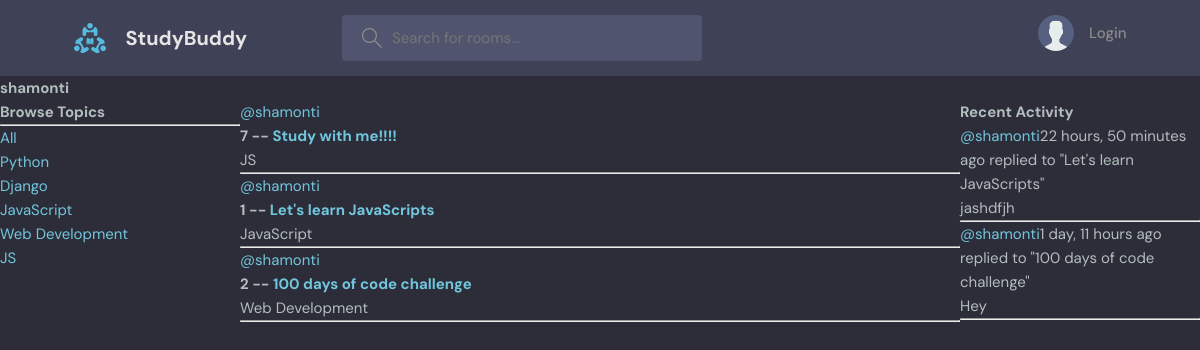
The page /user/1/ on the database its author committed.
### base/models.py (models this page shows, shortened)
class Topic(models.Model):
    name = models.CharField(max_length=200)

class Room(models.Model):
    host = models.ForeignKey(User, on_delete=models.SET_NULL, null=True)
    topic = models.ForeignKey(Topic, on_delete=models.SET_NULL, null=True)
    name = models.CharField(max_length=200)
    description = models.TextField(null=True, blank= True)
    participants = models.ManyToManyField(User, related_name='participants')
    updated = models.DateTimeField(auto_now=True)
    created = models.DateField(auto_now_add=True)
    class Meta:
        ordering = ['-updated', '-created']
    def __str__(self):
        return self.name

class Message(models.Model):
    user = models.ForeignKey(User, on_delete=models.CASCADE)
    room = models.ForeignKey(Room, on_delete=models.CASCADE)
    body = models.TextField()
    updated = models.DateTimeField(auto_now=True)
    created = models.DateTimeField(auto_now_add=True)
    class Meta:
        ordering = ['-updated', '-created']
    def __str__(self):
        return self.body[0:50]

### base/views.py (the view)
# urls.py: path('user/<str:pk>/', views.userProfile, name='user-profile'),
def userProfile(request, pk):
    user = User.objects.get(id=pk)
    rooms = user.room_set.all()
    room_messages = user.message_set.all()
    topics = Topic.objects.all()
    context = {'user': user, 'rooms': rooms, 'room_messages': room_messages, 'topics': topics}
    return render(request, 'base/profile.html', context)

### base/templates/base/profile.html (shortened to what this page needs)
{% extends "main.html" %}
{% block content %}
<h1>{{user.username}}</h1>
<div class='profile-container'>
  <div>
    {% include "base/topics_component.html" %}
  </div>
  <div>
    {% include "base/feed_component.html" %}
  </div>
  <div>
    {% include "base/activity_component.html" %}
  </div>
</div>
{% endblock content %}

### base/templates/base/topics_component.html
<h3>Browse Topics</h3>
<hr />
<a href="{% url 'home' %}">All</a>
{% for topic in topics %}
<div>
  <a href="{% url 'home' %}?q={{topic.name}}">{{topic.name}}</a>
</div>
{% endfor %}

### base/templates/base/feed_component.html (shortened to what this page needs)
<div>
  {% for room in rooms %}
  <div>
    <a href="{% url 'user-profile' room.id %}">@{{room.host.username}}</a>
    <h5>
      {{room.id}} -- <a href="{% url 'room' room.id %}">{{room.name}}</a>
    </h5>
    <small>{{room.topic.name}}</small>
    <hr />
  </div>
  {% endfor %}
</div>

### base/templates/base/activity_component.html (shortened to what this page needs)
  <h3>Recent Activity</h3>
  {% for message in room_messages %}
  <div>
    <small><a href="{% url "user-profile" message.user.id %}">@{{message.user}}</a>{{message.created|timesince}} ago</small>
    <small>replied to "{{message.room}}" </small>
    <p>{{message}}</p>
    <hr>
  </div>
  {% endfor %}

### static/styles/style.css (style rules this page uses)
:root { --color-main: #71c6dd; --color-main-light: #e1f6fb; --color-dark: #3f4156; --color-dark-medium: #51546e; --color-dark-light: #696d97; --color-light: #e5e5e5; --color-gray: #8b8b8b; --color-light-gray: #b2bdbd; --color-bg: #2d2d39; --color-success: #5dd693; --color-error: #fc4b0b; }
* { font-family: "DM Sans", -apple-system, BlinkMacSystemFont, "Segoe UI", Roboto, Oxygen, Ubuntu, Cantarell, "Open Sans", "Helvetica Neue", sans-serif; margin: 0; padding: 0; box-sizing: border-box; text-rendering: optimizeLegibility; font-size: inherit; }
html { font-size: 56.25%; }
@media only screen and (min-width: 1200px) { html { font-size: 62.5%; } }
body { line-height: 1.6; font-weight: 400; font-size: 1.5rem; color: var(--color-light-gray); background-color: var(--color-bg); min-height: 100vh; }
a { display: inline-block; color: var(--color-main); text-decoration: none; }

### base/templates/base/profile.html (style rules this page uses)
.profile-container { display: grid; grid-template-columns: 1fr 3fr 1fr; }

### rows shown on the page
Topic: name "Python"
Topic: name "Django"
Topic: name "JavaScript"
Topic: name "Web Development"
Topic: name "JS"
Room: host.username "shamonti", id "7", name "Study with me!!!!", topic.name "JS"
Room: host.username "shamonti", id "1", name "Let's learn JavaScripts", topic.name "JavaScript"
Room: host.username "shamonti", id "2", name "100 days of code challenge", topic.name "Web Development"
Message: user "shamonti", created "22 hours, 50 minutes", room "Let's learn JavaScripts", body "jashdfjh"
Message: user "shamonti", created "1 day, 11 hours", room "100 days of code challenge", body "Hey"

### other values the page prints
{{ user.username }} "shamonti"
